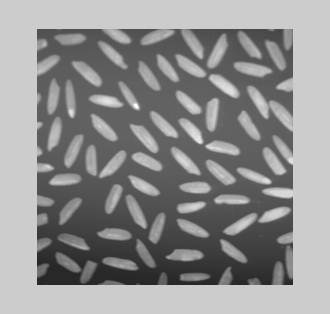
%> input picture 数字图像实验/实验六/rice.jpg, 330 x 314 px
$ octave first.m   (GNU Octave 9; MATLAB toolbox functions it lacks are replaced by stand-ins)
%> lines starting %> are read from the running program, lines starting %| are printed output that depends on the picture; in (x1, y1, x2, y2) boxes, pixels count from 0 and x2, y2 are one past the last pixel; in counts of white or black regions, pixels touching at a corner belong together; the program's own positions count from 1
clear all;
a = imread('rice.jpg');
%> a is the input picture: size 314x330 uint8; min 19, max 255, mean 143.7
subplot(2,2,1);
imshow(a);
title('原图');

[H, W] = size(a);
%> H = 314; W = 330
M = double(a);
j1 = a;
for i = 1 : H-1
    for j = 1 : W-1
        j1(i, j) = abs(M(i, j)-M(i+1, j+1)) + abs(M(i+1, j)-M(i, j+1));
    end
end
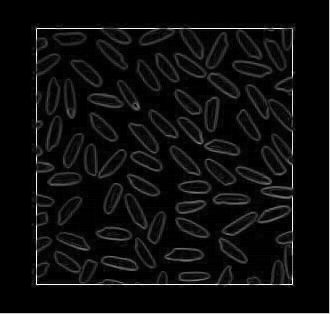
%> j1: size 314x330 uint8; min 0, max 255, mean 13.4
subplot(2,2,2);
imshow(j1);
title('roberts锐化');

h2 = fspecial('prewitt');
j2 = filter2(h2, a);
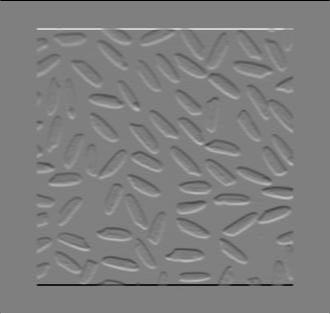
%> j2: size 314x330 double; min -612, max 612, mean 0; drawn with min black and max white
subplot(2,2,3);
imshow(j2);
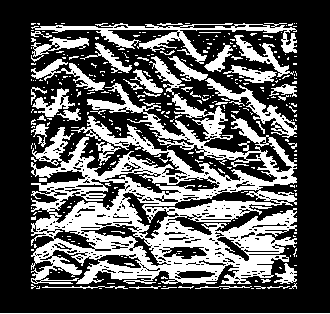
%> displayed picture: size 314x330, on the screen's scale of 0 to 255; 33.5% white; 328 white regions (285 under 20 px), largest, box (x1, y1, x2, y2) and area: (31, 56, 297, 284) 24017, (31, 23, 297, 64) 2268, (205, 78, 297, 138) 1053
title('prewitt锐化');

h3 = fspecial('sobel');
j3 = filter2(h3, a);
subplot(2,2,4);
imshow(j3);
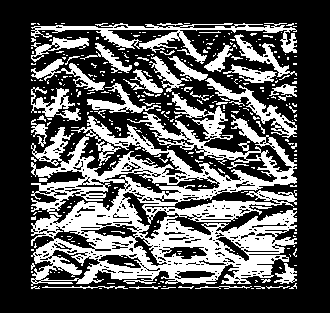
%> displayed picture: size 314x330, on the screen's scale of 0 to 255; 33.6% white; 322 white regions (281 under 20 px), largest, box (x1, y1, x2, y2) and area: (31, 92, 297, 286) 23027, (31, 23, 297, 64) 2341, (205, 78, 297, 138) 1029
title('sobel锐化');
